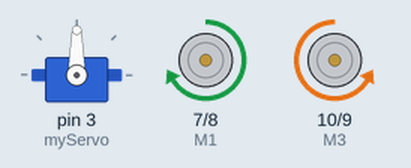
Simulated run of this sketch. Board: Arduino Uno, built with avr-gcc and run on an emulated ATmega328P. Shown: servo, motor-driver pin pairs drawn as motors (green arrow = first pin HIGH = forward, orange = second pin HIGH = backward, longer = more drive, scaled by the enable pin).

Above: at 0.05 s.
At 1.55 s:
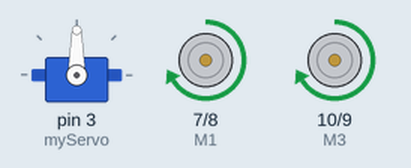
At 3.05 s:
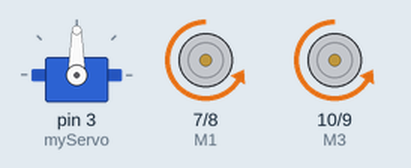
At 5.35 s:
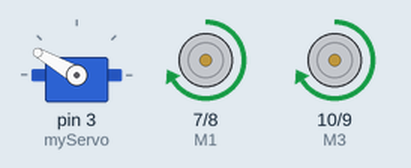
At 7.95 s:
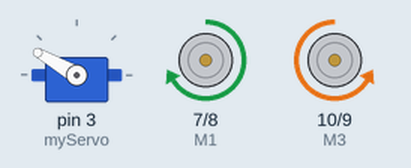
At 10.7 s:
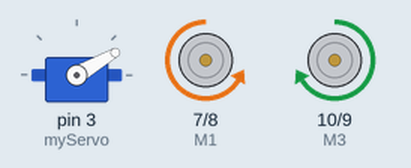
Timing chart, 0 to 13.9 s (numbered marks = the images above):
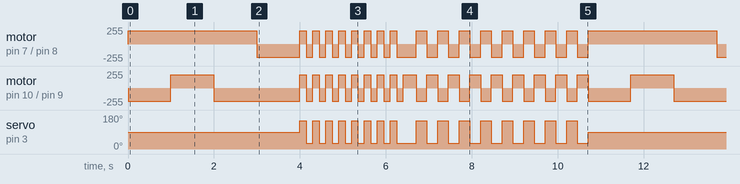

Measured:
- by itself, servo on pin 3 (myServo): moves between 30° and 150°, repeating every 10.7 s
- by itself, motor on pin 7 (M1) / pin 8 (M2), motor on pin 10 (M3) / pin 9 (M4): moves between backward 200/255 and forward 200/255, repeating every 10.7 s

The sketch:

SEEK2024.ino
```cpp
#include <Servo.h>

#define threshold 10

const int M1 = 7; // Left 1
const int M2 = 8; // Left 2
const int M3 = 10;  // Right 1
const int M4 = 9;  // Right 2
const int PWM1 = 6;
const int PWM2 = 5;

const int IR = 2; // IR Output

const int Trig = 13; // Ultrasound Sensor Trigger Pin
const int Echo = 11; // Ultrasound Sensor Echo Pin

double distance;
long duration;

Servo myServo; // Servo Control Pin

void forward();
void backward();
void left();
void right();
void stop();

int IRinput(void);

double getDistance(void);

void Sweep(void);

void setup() {
  // put your setup code here, to run once:
pinMode(M1, OUTPUT);
pinMode(M2, OUTPUT);
pinMode(M3, OUTPUT);
pinMode(M4, OUTPUT);

pinMode(PWM1, OUTPUT);
pinMode(PWM2, OUTPUT);

pinMode(IR, INPUT);

pinMode(Trig, OUTPUT);
pinMode(Echo, INPUT);

myServo.attach(3);

Serial.begin(9600);
}

void loop() { // SUIIIIIIIIIIIIIIIIIIIIIIIIIIIIIIIIIIIIIIIIIIIIIIIIIIII
myServo.write(90);
forward();
delay(1000);
right();
delay(1000);
forward();
delay(1000);
left();
delay(1000);
for (int i = 0; i <= 7; i++){
  right();
   myServo.write(150);
  delay(150);
  left();
   myServo.write(30);
  delay(150);
}
back();
delay(300);
for (int i = 0; i <= 7; i++){
  forward();
  myServo.write(150);
  delay(250);
  back();
   myServo.write(30);
  delay(250);
}
}

void forward(){
  digitalWrite(M1, 1);
  digitalWrite(M2, 0);
  digitalWrite(M3, 0);
  digitalWrite(M4, 1);
  analogWrite(PWM1, 200);
  analogWrite(PWM2, 200);
}
void back(){
  digitalWrite(M1, 0);
  digitalWrite(M2, 1);
  digitalWrite(M3, 1);
  digitalWrite(M4, 0);
  analogWrite(PWM1, 200);
  analogWrite(PWM2, 200);
}
void left(){
  digitalWrite(M1, 0);
  digitalWrite(M2, 1);
  digitalWrite(M3, 0);
  digitalWrite(M4, 1);
  analogWrite(PWM1, 200);
  analogWrite(PWM2, 200);
}
void right(){
  digitalWrite(M1, 1);
  digitalWrite(M2, 0);
  digitalWrite(M3, 1);
  digitalWrite(M4, 0);
  analogWrite(PWM1, 200);
  analogWrite(PWM2, 200);
}

void stop(){
  digitalWrite(M1, 0);
  digitalWrite(M2, 0);
  digitalWrite(M3, 0);
  digitalWrite(M4, 0);
  analogWrite(PWM1, 200);
  analogWrite(PWM2, 200);
}

int IRinput(void){
  return digitalRead(IR);
}

double getDistance(void){
  digitalWrite(Trig,LOW);
  delayMicroseconds(2);
  digitalWrite(Trig,HIGH);
  delayMicroseconds(10);
  digitalWrite(Trig,LOW);
  duration = pulseIn(Echo, HIGH);
  distance = duration*0.0343/2;
  return distance;
}

void Sweep(void){
  for (int pos = 0; pos <= 165; pos += 10){
    // in steps of 1 degree
    myServo.write(pos);
    getDistance();
    Serial.println(distance);
    Serial.println(pos);
    delay(100);
  }
  delay(100);
  for (int pos = 165; pos >= 0; pos -= 10){
    myServo.write(pos);
    getDistance();
    Serial.println(distance);
    Serial.println(pos);
    delay(100);
}
  delay(100);
}

double SweepScan(void){
  double max = 0;
    stop();
    for (int pos = 15; pos <= 165; pos += 5){
    myServo.write(pos);
    delay(25);
    getDistance();
      if (distance > max){
      max = pos;
      }
      else {
      max = max;
      }
    Serial.println(max);
    Serial.println(distance);
    Serial.println(pos);
    delay(25);
  }
    for (int pos = 165; pos >= 90; pos -= 5){
    myServo.write(pos);
    delay(25);
    getDistance();
      if (distance > max){
      max = pos;
      }
      else {
      max = max;
      }
    Serial.println(max);
    Serial.println(distance);
    Serial.println(pos);
    delay(25);
  }

  stop();
return max;
delay(100);
}
```
